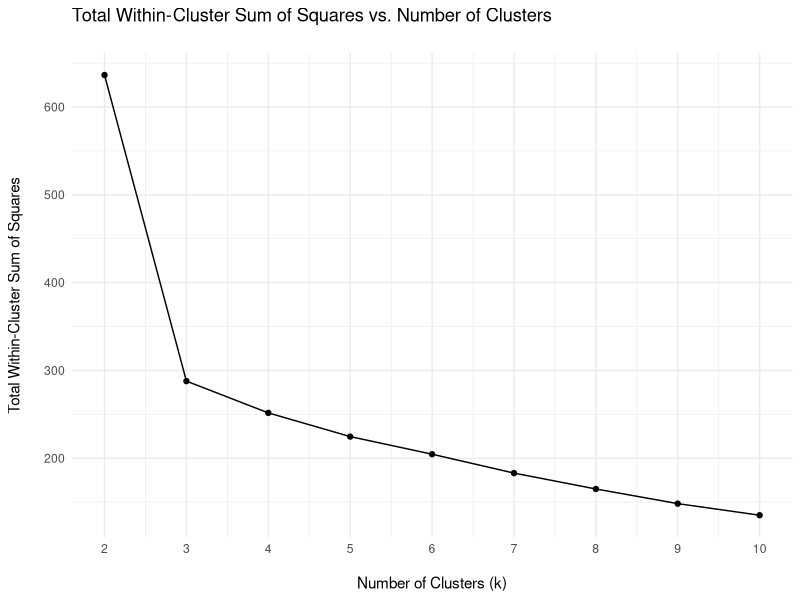

This figure's R source: (Note: this script raises an error after producing the figure.)
###############################################################################
# K-means clustering + PCA visualization, step-by-step #                                 #
# Instructor notes: This script demonstrates (1) building an "elbow curve" to #
# choose k, (2) running k-means, (3) inspecting cluster profiles, and (4)     #
# visualizing clusters via PCA (scores + loadings + biplot).                  #
###############################################################################

# --------------------------#
# 0) Load required libraries
# --------------------------#
# ggplot2   -> visualization
# data.table-> fast data frames + group-by syntax
# readxl    -> read Excel files (.xlsx)
library(ggplot2)
library(data.table)
library(readxl)

# ------------------------------------------------------------#
# 1) Set working directory to the folder that holds this file  #
# ------------------------------------------------------------#
# This uses an RStudio helper to setwd to the directory of the
# currently open script. Nice for reproducibility in class.
# If not in RStudio, you can comment this out and set a path manually.
if (requireNamespace("rstudioapi", quietly = TRUE) && rstudioapi::isAvailable()) {
  setwd(dirname(rstudioapi::getActiveDocumentContext()$path))
}
# Alternative (manual): setwd("/path/to/your/folder")

# ----------------------------------------------#
# 2) Read data for clustering from the Excel file
# ----------------------------------------------#
# We have 10 columns or variables in our data:
#   
#   respondent_id is an identifier for our observations
# 
# Respondents rated the importance of each of the following attributes on a 1-10 scale: 
# variety_of_choice, electronics, furniture, quality_of_service, low_prices, return_policy.
# 
# professional: 1 for professionals, 0 for non-professionals
# 
# income: expressed in thousands of dollars
# 
# age
# 
# The cluster analysis will try to identify clusters with similar patterns of ratings.


dd <- as.data.table(read_excel("data/segmentation_office.xlsx", sheet = "SegmentationData"))

# Quick peek (sanity check): shows the first rows and column names
head(dd)
str(dd)  # See variable types (helpful before clustering)

# --------------------------------------------------------------#
# 3) Make sure categorical variables are factors (not characters)
# --------------------------------------------------------------#
# K-means requires numeric features only; we’ll keep factors in the full data
# (for labeling/averages) but EXCLUDE them from the clustering matrix below.
# In your data, 'professional' is categorical -> convert to factor for clarity.
if ("professional" %in% names(dd)) {
  dd[, professional := as.factor(professional)]
}

# ----------------------------------------------------------------------#
# 4) Choose the set of variables to cluster on (NUMERIC columns only!)
# ----------------------------------------------------------------------#
# IMPORTANT POINT:
# - K-means uses Euclidean distance; variables must be numeric.
# - If variables are on very different scales (e.g., revenue vs. counts),
#   you typically standardize (z-scores). Here we follow your original code.
#
# Let's keep the consumer responses: variety_of_choice, electronics, furniture, quality_of_service, low_prices, return_policy
cluster.dd <- dd[, 2:(ncol(dd) - 3)]


# Optional: standardize variables for k-means (common best practice)
# cluster.dd <- scale(cluster.dd)

# -------------------------------------------------------#
# 5) "Elbow method" to help pick the number of clusters k
# -------------------------------------------------------#
set.seed(123)  # Ensures we get the same random starts each time (reproducible)

# We'll test k = 2, 3, ..., (n+1) and store total within-cluster sum of squares.
# 'tot.withinss' shrinks as k increases; we look for a "knee/elbow".
n <- 9
kmeans_fit_vec <- rep(NA_real_, n + 1)  # index aligns with k (so we can use k directly)

for (k in 2:(n + 1)) {
  # nstart = 20 -> run k-means with 20 random initializations; pick the best
  km <- kmeans(cluster.dd, centers = k, nstart = 20)
  # store total within-cluster sum of squares for this k
  kmeans_fit_vec[k] <- km$tot.withinss
}

# Tidy data frame for plotting elbow curve
elbow_df <- data.frame(
  k = 2:(n + 1),
  tot.withinss = kmeans_fit_vec[2:(n + 1)]
)

# Plot the elbow curve:
# - X: number of clusters
# - Y: total within-cluster sum of squares
# - Look for the "elbow" where extra clusters give diminishing returns
p <- ggplot(elbow_df, aes(x = k, y = tot.withinss)) +
  geom_line() +
  geom_point() +
  labs(
    title = "Total Within-Cluster Sum of Squares vs. Number of Clusters\n",
    x = "\nNumber of Clusters (k)",
    y = "Total Within-Cluster Sum of Squares\n"
  ) +
  scale_x_continuous(breaks = seq(2, n + 1, 1)) +  # use n consistently
  theme_minimal()
p  # print plot

# ------------------------------------------#
# 6) Fix k and run k-means (here we pick k=3)
# ------------------------------------------#
# In class, you can ask students to eyeball the elbow plot and pick k.
# We'll follow your choice of k = 3.
k_fixed <- 3
kmeans_result <- kmeans(cluster.dd, centers = k_fixed, nstart = 20)

# Attach cluster assignments (1..k) back to the original data for profiling
dd[, cluster := as.factor(kmeans_result$cluster)]

# --------------------------------------------------------------#
# 7) Explore cluster profiles via group means (simple diagnostic)
# --------------------------------------------------------------#
# This reports the average of each numeric feature within each cluster.
# It helps us interpret what each cluster "values" (e.g., price-sensitive, variety-seeking).
cluster_averages <- dd[, lapply(.SD, mean, na.rm = TRUE),
                       by = cluster, .SDcols = names(cluster.dd)]

# Sort by cluster label for tidy printing
cluster_averages[order(cluster)]

# What do we see
# Cluster 1: low prices
# Cluster 2: service
# Cluster 3: variety
# => In practice, derive these labels from the pattern in 'cluster_averages'.

# -------------------------------------------#
# 8) PCA to visualize clusters in 2D (scores)
# -------------------------------------------#
# PCA reduces the high-dimensional numeric space to orthogonal components.
# We center+scale so each feature contributes equally (standard PCA practice).
pca_result <- prcomp(cluster.dd, center = TRUE, scale. = TRUE)

# Quick summary: variance explained by PC1, PC2, ...
summary(pca_result)

# Keep first two principal components (scores) and add cluster labels
pca_data <- data.frame(pca_result$x[, 1:2], cluster = dd$cluster)
# Column names are "PC1", "PC2" by default in prcomp$x

# -------------------------------------------------------------------#
# 9) PCA loadings (a.k.a. rotation): links original vars to the PCs
# -------------------------------------------------------------------#
# Loadings tell you how each original variable contributes to each PC.
pca_loadings <- as.data.frame(pca_result$rotation[, 1:2]) # 2 columns: PC1, PC2
pca_loadings$variable <- rownames(pca_loadings)           # keep var names for plotting
pca_loadings

# Scale loadings for better visibility in plots
arrow_scale <- 10   # tweak if arrows are too short/long
loadings[, `:=`(xend = PC1 * arrow_scale, yend = PC2 * arrow_scale)]

# Plot loadings alone (labels at the loading coordinates)
p_loadings <- ggplot(pca_loadings, aes(x = PC1 * arrow_scale, y = PC2 * arrow_scale, label = variable)) +
  geom_segment(aes(x = 0, y = 0, xend = PC1 * arrow_scale, yend = PC2 * arrow_scale),
               arrow = arrow(length = unit(0.3, "cm")), color = "blue") +
  geom_text(size = 5) +
  labs(
    title = "PCA Loadings: Store attributes",
    x = "\nPrincipal Component 1",
    y = "Principal Component 2\n"
  ) +
  geom_vline(xintercept = 0, linetype = "dashed", color = "gray") +
  geom_hline(yintercept = 0, linetype = "dashed", color = "gray") +
  theme_minimal() +
  coord_cartesian(xlim = c(-7, 5), ylim = c(-7, 7))  # adjust as needed
p_loadings

# ------------------------------------------------------------#
# 10) Scatter of PCA scores colored by cluster (clusters in 2D)
# ------------------------------------------------------------#
p_pca <- ggplot(pca_data, aes(x = PC1, y = PC2, color = cluster)) +
  geom_point(size = 3) +
  labs(
    title = "PCA of Clusters",
    x = "\nPrincipal Component 1",
    y = "Principal Component 2\n"
  ) +
  theme_minimal()
p_pca

# -----------------------------------------------------------#
# 11) Biplot: scores + loadings together (interpretation aid)
# -----------------------------------------------------------#
# - Points = customers/records in the PC space, colored by cluster.
# - Arrows = variables; direction shows correlation with PCs;
#            length shows strength of association.
# Scaling note: multiplying loadings by a small factor moves text away from origin
# to avoid overlap with arrow tips; adjust 1.3–1.6 as needed for readability.
biplot <- ggplot() +
  geom_point(data = pca_data, aes(x = PC1, y = PC2, color = cluster), size = 3) +
  geom_segment(data = pca_loadings,
               aes(x = 0, y = 0, xend = PC1, yend = PC2),
               arrow = arrow(length = unit(0.2, "cm")),
               color = "blue") +
  geom_text(data = pca_loadings,
            aes(x = PC1 * 1.4, y = PC2 * 1.4, label = variable),
            size = 4) +
  labs(
    title = "Biplot of PCA",
    x = "\nPrincipal Component 1",
    y = "Principal Component 2\n"
  ) +
  theme_minimal()
biplot

###############################################################################
# Footnotes:
# - K-means assumptions: spherical, similarly sized clusters; sensitive to scale.
# - Consider standardizing features (z-scores) before k-means if units differ.
# - 'nstart' helps avoid bad local minima by trying multiple random starts.
# - PCA is unsupervised; use it here only as a visualization aid, not as the
#   basis for clustering unless you intentionally cluster on PCs.
# - When labeling clusters ("price-sensitive", "service"), justify using
#   the cluster_averages table and business context—avoid over-interpretation.
###############################################################################
